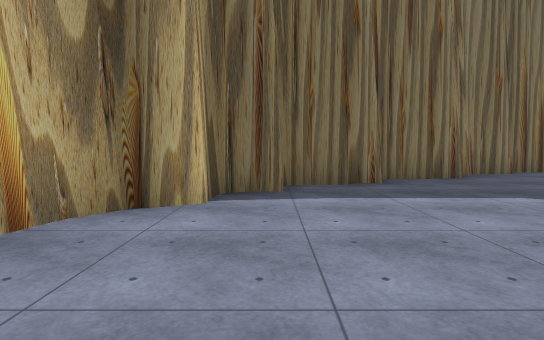
view 1 (above)

18 first-person views from a walk through a Unity game level. The camera is 1.3 m above the floor, tilts 4° down and sees 80° across. The floor is counted in squares, 2 m on a side. Each view is taken from the middle of a square. On the plan, view 1 faces up. The plan holds only what a view shows up to about 10 squares ahead; the rest is blank. The place goes on beyond the plan. The player character is not drawn. Some surface patterns are stand-ins.

view 2
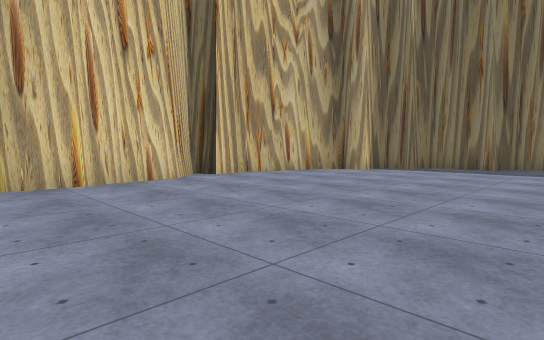

view 3
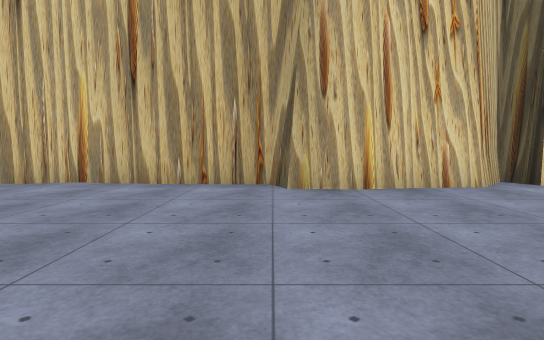

view 4
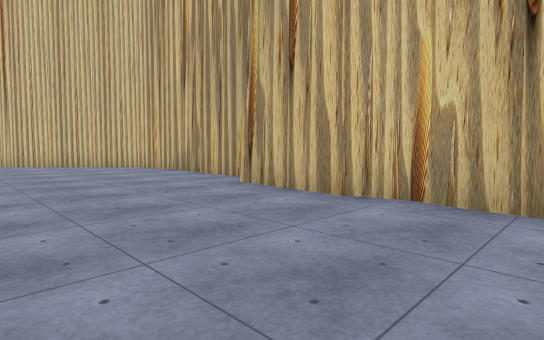

view 5
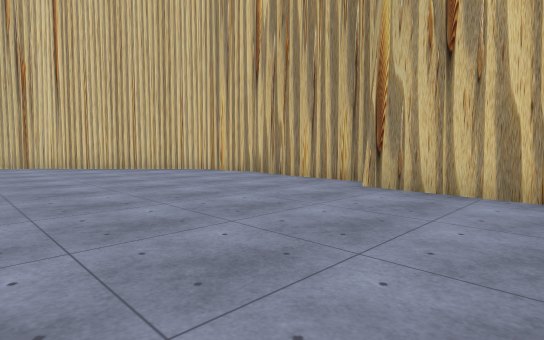

view 6
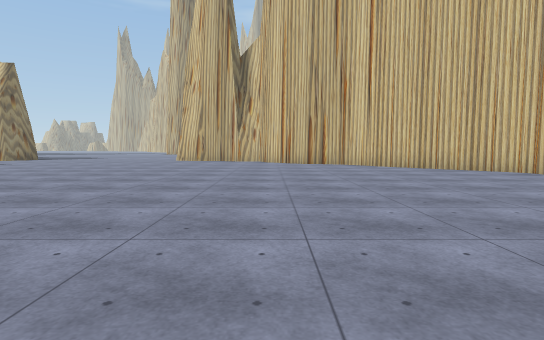

view 7
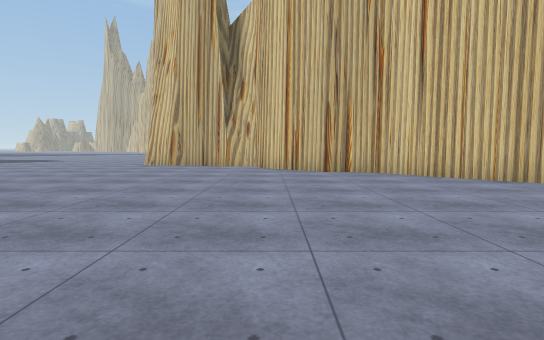

view 8
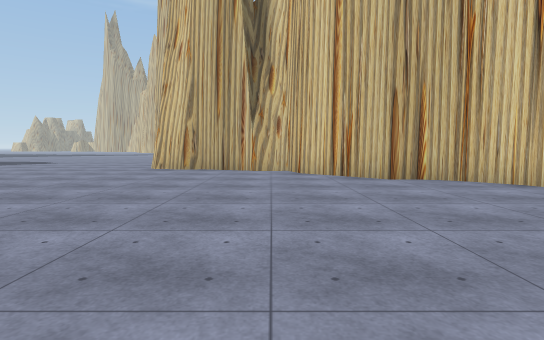

view 9
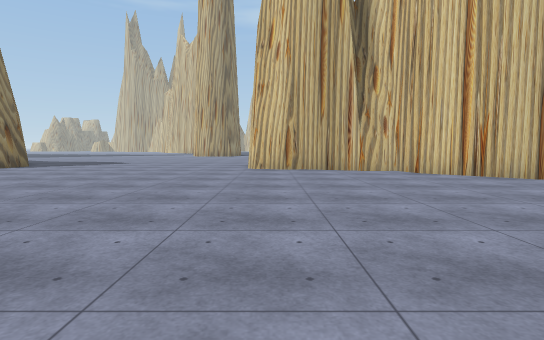

view 10
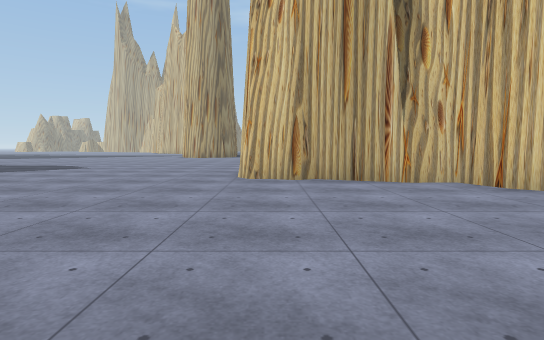

view 11
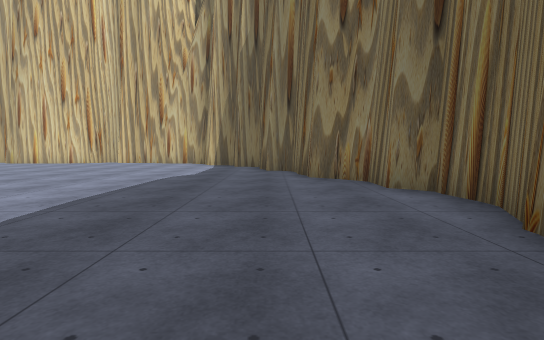

view 12
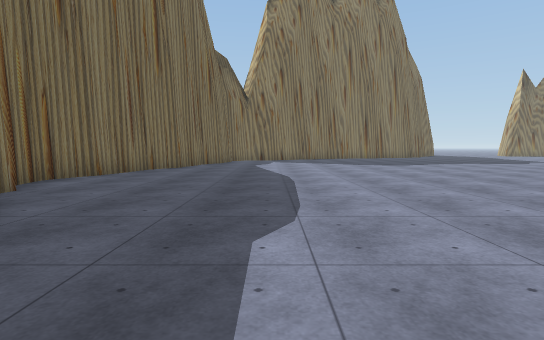

view 13
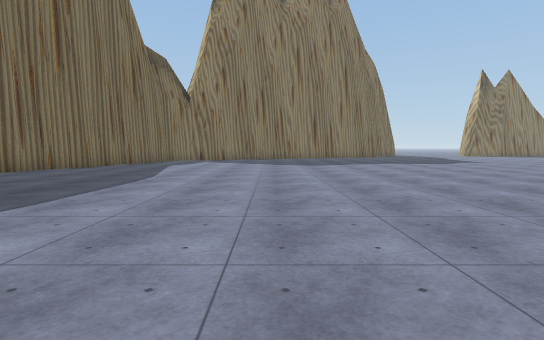

view 14
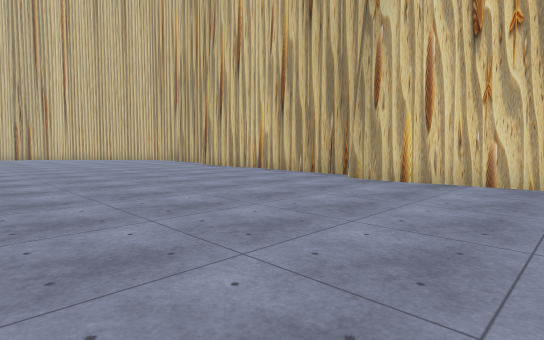

view 15
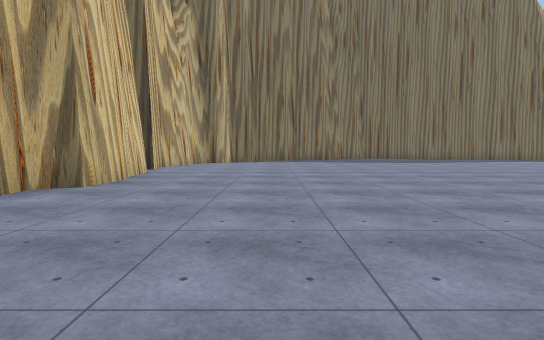

view 16
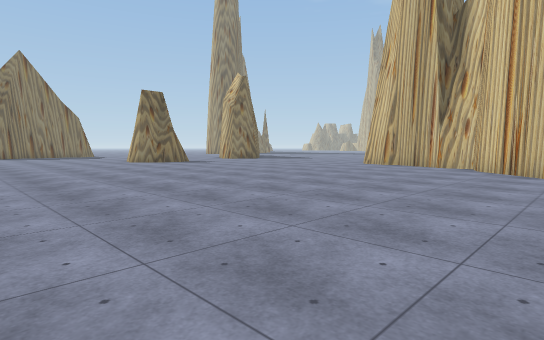

view 17
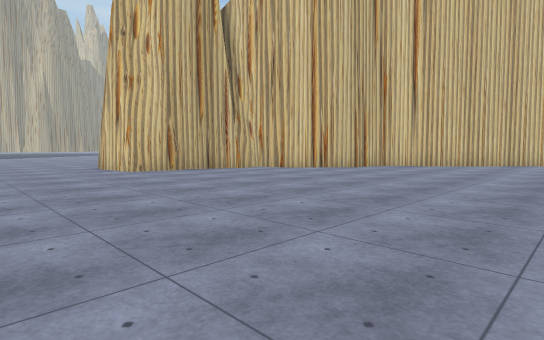

view 18
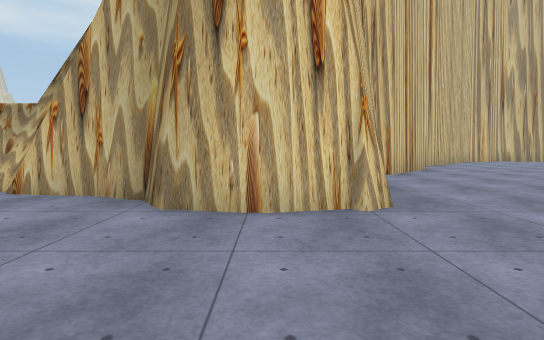

### Floor plan
Points are (right, up) in squares from view 1. A wall is a line through its corners. A room is listed if a view was taken in it or the views show most of it. See-through windows are left out.
Room 1 (views 1, 2, 3, 4, 5, 6, 7, 8, 9, 10, 11, 12, 13, 14, 15, 16, 17, 18)
walls: (-2.6, -9.8) (-2.8, -11.4); (-2.8, -9.4) (-2.8, -11.8); (-2.6, -7) (-3, -8.6) (-2.8, -9.5); (-2.8, -6.4) (-2.8, -8.8); (-2.7, -6) (-2.8, -6.5); (-3.6, -12) (-3.6, -15); (-2.2, -2.5) (-2, -3.7) (-2.1, -4.6) (-2.8, -5.2) (-2.8, -6.1); (-3.6, -14.9) (-3.9, -15.5) (-3.6, -16.2) (-3.6, -16.9) (-3.4, -17.3) (0.4, -21.1); (-3.6, -15.1) (-3.6, -15.8); (-2.5, 0.8) (-2.4, -0.4) (-3.3, -0.6) (-2.3, -1.6) (-2, -4.8); (-0.6, -20.1) (-0.3, -20.7); (-2.2, 1.5) (-2.6, 0.7); (-1.7, 2) (-1.9, 1.2); (0.2, -21.1) (0.8, -21.5); (0.6, -21.4) (1, -21.6) (1.5, -21.6) (3.2, -23.1) (3.6, -24) (4.5, -24) (5.6, -24.4); (-1.6, 3.4) (-1.9, 2.9) (-2.3, 1.5); (-1.5, 3.6) (-1.7, 3.2); (-0.9, 4.8) (-1, 4.3); (1.7, 5.9) (1.2, 5.6) (0.6, 5.6); (0.7, 5.7) (0.3, 5.6) (0.2, 5.3) (0.2, 4.8) (-0.3, 4.8) (-0.8, 4.6) (-0.8, 3.7) (-1.4, 3.4); (5.5, -24.4) (6.1, -24.7) (6.5, -24.5) (7.5, -24.9) (7.8, -26.1) (7.6, -27.2); (2.6, 6.7) (2.2, 6.6) (1.9, 6.2); (7.4, -24.7) (7.7, -25.1); (4.2, 7.2) (3.9, 6.8) (3.6, 6.8) (3.1, 6.7) (2.3, 6.7); (7.8, -25.9) (7.7, -27.1) (7, -27.5) (6.8, -28.1); (6, 8.2) (5.8, 7.9) (4.8, 7.9) (4.2, 7.3); (11, 7.2) (10.4, 7.6) (9.4, 7.8); (9.5, 7.8) (8.5, 8); (8.4, 8.1) (7.5, 8.5) (6.3, 8.5) (5.9, 8.1); (7.4, 8.6) (6.5, 8.4); (6.7, -28.1) (6.6, -28.6)
low walls: (-2.5, -5) (-2.5, -5.6)

Positions as (right, up) in squares from view 1, and headings:
1: (0, 0), facing up
2: (4, -5), facing up-left
3: (3, -5), facing left
4: (1, -7), facing down-left
5: (2, -9), facing down-left
6: (3, -9), facing down
7: (3, -13), facing down
8: (4, -15), facing down
9: (7, -15), facing down
10: (7, -18), facing down
11: (11, 6), facing left
12: (1, 4), facing right
13: (1, 1), facing right
14: (4, -1), facing down-left
15: (1, -10), facing up
16: (1, -13), facing down-right
17: (11, -16), facing down-left
18: (11, -26), facing left
